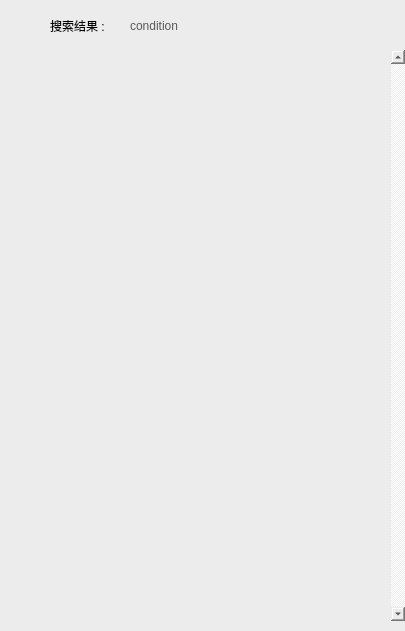
  <widget class="QWidget" name="page_search" native="true">
   <property name="enabled">
    <bool>true</bool>
   </property>
   <property name="geometry">
    <rect>
     <x>0</x>
     <y>90</y>
     <width>405</width>
     <height>631</height>
    </rect>
   </property>
   <property name="styleSheet">
    <string notr="true">background-color:rgb(236,236,236);</string>
   </property>
   <widget class="QLabel" name="search_condition">
    <property name="geometry">
     <rect>
      <x>130</x>
      <y>10</y>
      <width>251</width>
      <height>31</height>
     </rect>
    </property>
    <property name="styleSheet">
     <string notr="true">font: 700 10pt &quot;微软雅黑&quot;;
color: rgb(88, 88, 88);</string>
    </property>
    <property name="text">
     <string>condition</string>
    </property>
   </widget>
   <widget class="QPushButton" name="search_goback">
    <property name="geometry">
     <rect>
      <x>10</x>
      <y>10</y>
      <width>41</width>
      <height>31</height>
     </rect>
    </property>
    <property name="styleSheet">
     <string notr="true">image: url(:/res/icon/icon_go_back.png);
background:none;
border:none;</string>
    </property>
    <property name="text">
     <string/>
    </property>
   </widget>
   <widget class="QListWidget" name="search_list">
    <property name="geometry">
     <rect>
      <x>0</x>
      <y>50</y>
      <width>405</width>
      <height>571</height>
     </rect>
    </property>
    <property name="styleSheet">
     <string notr="true">border:none;padding:0;
background-color:rgb(236,236,236);</string>
    </property>
    <property name="verticalScrollBarPolicy">
     <enum>Qt::ScrollBarAlwaysOn</enum>
    </property>
    <property name="horizontalScrollBarPolicy">
     <enum>Qt::ScrollBarAlwaysOff</enum>
    </property>
   </widget>
   <widget class="QLabel" name="label_10">
    <property name="geometry">
     <rect>
      <x>50</x>
      <y>10</y>
      <width>71</width>
      <height>31</height>
     </rect>
    </property>
    <property name="styleSheet">
     <string notr="true">font: 700 11pt &quot;微软雅黑&quot;;
color: rgb(0, 0, 0);</string>
    </property>
    <property name="text">
     <string>搜索结果 :</string>
    </property>
   </widget>
   <zorder>search_goback</zorder>
   <zorder>label_10</zorder>
   <zorder>search_condition</zorder>
   <zorder>search_list</zorder>
  </widget>
